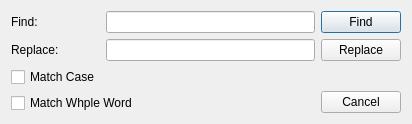
<?xml version="1.0" encoding="UTF-8"?>
<ui version="4.0">
 <class>Dialog</class>
 <widget class="QDialog" name="Dialog">
  <property name="geometry">
   <rect>
    <x>0</x>
    <y>0</y>
    <width>412</width>
    <height>122</height>
   </rect>
  </property>
  <property name="windowTitle">
   <string>Find and Replace</string>
  </property>
  <layout class="QHBoxLayout" name="horizontalLayout">
   <item>
    <layout class="QGridLayout" name="gridLayout">
     <item row="0" column="0">
      <widget class="QLabel" name="label">
       <property name="text">
        <string>Find:</string>
       </property>
      </widget>
     </item>
     <item row="0" column="1">
      <widget class="QLineEdit" name="lineEdit"/>
     </item>
     <item row="1" column="0">
      <widget class="QLabel" name="label_2">
       <property name="text">
        <string>Replace:</string>
       </property>
      </widget>
     </item>
     <item row="1" column="1">
      <widget class="QLineEdit" name="lineEdit_2"/>
     </item>
     <item row="2" column="0">
      <widget class="QCheckBox" name="checkBox">
       <property name="text">
        <string>Match Case</string>
       </property>
      </widget>
     </item>
     <item row="3" column="0" colspan="2">
      <widget class="QCheckBox" name="checkBox_2">
       <property name="text">
        <string>Match Whple Word</string>
       </property>
      </widget>
     </item>
    </layout>
   </item>
   <item>
    <layout class="QVBoxLayout" name="verticalLayout">
     <item>
      <widget class="QPushButton" name="pushButton">
       <property name="text">
        <string>Find</string>
       </property>
      </widget>
     </item>
     <item>
      <widget class="QPushButton" name="pushButton_2">
       <property name="text">
        <string>Replace</string>
       </property>
      </widget>
     </item>
     <item>
      <spacer name="verticalSpacer">
       <property name="orientation">
        <enum>Qt::Vertical</enum>
       </property>
       <property name="sizeHint" stdset="0">
        <size>
         <width>20</width>
         <height>40</height>
        </size>
       </property>
      </spacer>
     </item>
     <item>
      <widget class="QPushButton" name="pushButton_3">
       <property name="text">
        <string>Cancel</string>
       </property>
      </widget>
     </item>
    </layout>
   </item>
  </layout>
 </widget>
 <resources/>
 <connections/>
</ui>
